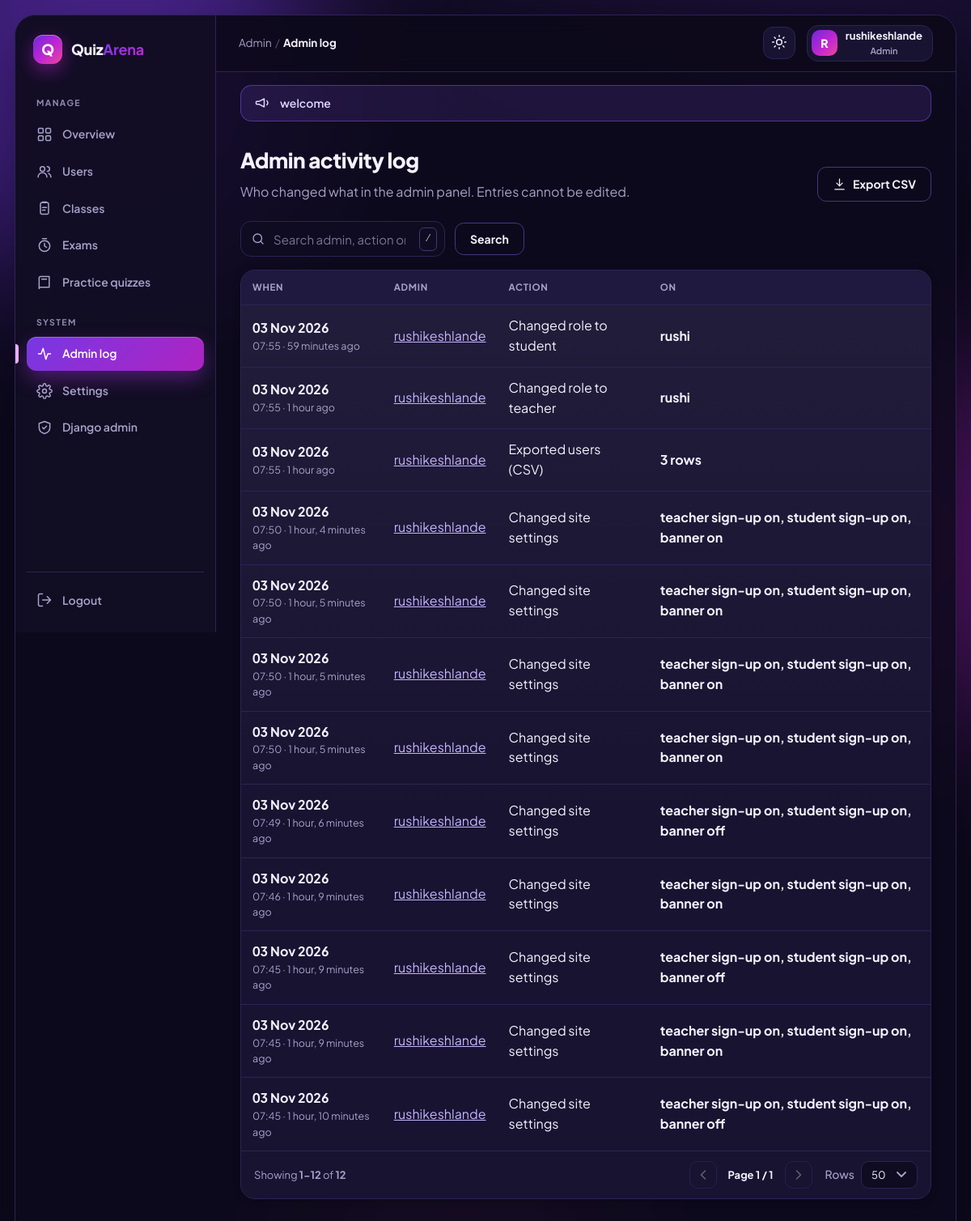
The page /panel/log/ (signed in) on the database its author committed.
### exams/models.py (models this page shows, shortened)
class SiteSetting(models.Model):
    allow_teacher_registration = models.BooleanField("Allow new teacher sign-ups", default=True)
    allow_student_registration = models.BooleanField("Allow new student sign-ups", default=True)
    announcement_active = models.BooleanField("Show the announcement banner", default=False)
    announcement_text = models.CharField("Announcement text", max_length=300, blank=True, default="")
    announcement_level = models.CharField(
        max_length=8, default="info", choices=[("info", "Info"), ("warn", "Warning"), ("ok", "Good news")],
    )

class AdminLog(models.Model):
    actor = models.ForeignKey(User, null=True, on_delete=models.SET_NULL, related_name="+")
    action = models.CharField(max_length=200)
    target = models.CharField(max_length=200, blank=True)
    created_at = models.DateTimeField(auto_now_add=True)
    class Meta:
        ordering = ["-id"]

### exams/panel_views.py (the view)
# urls.py: path("panel/log/", panel_views.panel_log, name="panel_log"),
@admin_required
def panel_log(request):
    entries, q = filtered_log(request)
    page, per_page, qs = get_page(request, entries, default_per_page=50)
    return render(request, "panel/log.html", {
        "page": page, "per_page": per_page, "per_page_choices": PER_PAGE_CHOICES, "qs": qs, "q": q,
    })

### exams/access.py (called while the page is built)
def is_admin(user):
    return user.is_authenticated and (user.is_superuser or in_group(user, "Admins"))

def can_create_ai_quiz(user):
    if not user.is_authenticated:
        return False
    if is_admin(user) or is_teacher(user):
        return True
    return Enrollment.objects.filter(student=user, classroom__allow_ai_quiz=True).exists()

### exams/context_processors.py (called while the page is built)
def _announcement():
    from .models import SiteSetting  # imported here so this file loads before the apps are ready
    try:
        site = SiteSetting.objects.filter(pk=1).first()
    except Exception:  # table not created yet (before migrate)
        site = None
    if site and site.announcement_active and site.announcement_text.strip():
        return {"site_announcement": site.announcement_text.strip(), "site_announcement_level": site.announcement_level}
    return {"site_announcement": "", "site_announcement_level": "info"}

### exams/logic.py (called while the page is built)
def nav_section(url_name, is_teacher):
    return NAV_SECTIONS.get(url_name or "", "")

### exams/panel_views.py (called while the page is built)
def admin_required(view):
    @wraps(view)
    def wrapper(request, *args, **kwargs):
        if not request.user.is_authenticated:
            return redirect(f"{reverse('login')}?next={request.path}")
        if not is_admin(request.user):
            messages.error(request, "That page is only for admins.")
            return redirect("quiz_list")
        return view(request, *args, **kwargs)
    return wrapper

def get_page(request, items, default_per_page=DEFAULT_PER_PAGE):
    try:
        per_page = int(request.GET.get("per_page") or default_per_page)
    except ValueError:
        per_page = default_per_page
    if per_page not in PER_PAGE_CHOICES:
        per_page = default_per_page
    page = Paginator(items, per_page).get_page(request.GET.get("page"))
    params = request.GET.copy()
    params.pop("page", None)
    return page, per_page, params.urlencode()

def filtered_log(request):
    q = (request.GET.get("q") or "").strip()
    entries = AdminLog.objects.select_related("actor")
    if q:
        entries = entries.filter(Q(action__icontains=q) | Q(target__icontains=q) | Q(actor__username__icontains=q))
    return entries, q

### exams/templates/panel/log.html (shortened to what this page needs)
{% extends "base.html" %}
{% block page_title %}Admin log{% endblock %}
{% block content %}
<div class="page-head">
  <div><h1>Admin activity log</h1><p class="page-sub">Who changed what in the admin panel. Entries cannot be edited.</p></div>
  <div class="head-actions"><a class="btn btn-ghost" href="{% url 'panel_log_export' %}?{{ request.GET.urlencode }}">{% include "components/icon.html" with name="download" %}Export CSV</a></div>
</div>
<div class="filters">
  <form method="get" class="filters" style="margin:0">
    <div class="search">{% include "components/icon.html" with name="search" %}<input type="search" name="q" value="{{ q }}" placeholder="Search admin, action or target" data-search><kbd>/</kbd></div>
    <button class="btn btn-ghost" type="submit">Search</button>
  </form>
</div>
<div class="dtable-wrap"><div class="dtable-scroll">
<table class="dtable">
  <thead><tr><th>When</th><th>Admin</th><th>Action</th><th>On</th></tr></thead>
  <tbody>
  {% for e in page.object_list %}
    <tr>
      <td><div class="num">{{ e.created_at|date:"d M Y" }}</div><div class="cell-sub">{{ e.created_at|date:"H:i" }} &middot; {{ e.created_at|timesince }} ago</div></td>
      <td>{% if e.actor %}<a href="{% url 'panel_user_detail' e.actor_id %}">{{ e.actor.username }}</a>{% else %}<span class="muted">(deleted)</span>{% endif %}</td>
      <td>{{ e.action }}</td><td class="cell-title">{{ e.target }}</td>
    </tr>
  {% empty %}<tr><td colspan="4" class="empty">{% include "components/empty_state.html" with title="No admin actions yet" text="Every change an admin makes is recorded here." %}</td></tr>{% endfor %}
  </tbody>
</table></div>
{% include "components/pagination.html" %}
</div>
{% endblock %}

### templates/components/topbar_right.html (shortened to what this page needs)
<button class="icon-btn theme-btn" type="button" data-theme-toggle aria-label="Switch light or dark theme" title="Switch theme">
  <span class="when-dark">{% include "components/icon.html" with name="sun" %}</span><span class="when-light">{% include "components/icon.html" with name="moon" %}</span>
</button>
<div class="profile">
  <button class="profile-btn" id="profile-btn" type="button" aria-haspopup="true" aria-expanded="false">
    <span class="avatar">{{ initial }}</span>
    <span class="profile-text"><span class="profile-name" style="display:block">{{ display_name }}</span><span class="profile-role">{% if is_admin %}Admin{% elif is_teacher %}Teacher{% else %}Student{% endif %}</span></span>
  </button>
</div>

### templates/components/announcement.html
{% if site_announcement %}<div class="announce announce-{{ site_announcement_level }}" role="status">{% include "components/icon.html" with name="megaphone" %}<span>{{ site_announcement }}</span></div>{% endif %}

### rows shown on the page
SiteSetting: announcement_text "welcome"
AdminLog: created_at "03 Nov 2026", created_at "07:55", created_at "59 minutes", actor.username "rushikeshlande", action "Changed role to student", target "rushi"
AdminLog: created_at "03 Nov 2026", created_at "07:55", created_at "1 hour", actor.username "rushikeshlande", action "Changed role to teacher", target "rushi"
AdminLog: created_at "03 Nov 2026", created_at "07:55", created_at "1 hour", actor.username "rushikeshlande", action "Exported users (CSV)", target "3 rows"
AdminLog: created_at "03 Nov 2026", created_at "07:50", created_at "1 hour, 4 minutes", actor.username "rushikeshlande", action "Changed site settings", target "teacher sign-up on, student sign-up on, banner on"
AdminLog: created_at "03 Nov 2026", created_at "07:50", created_at "1 hour, 5 minutes", actor.username "rushikeshlande", action "Changed site settings", target "teacher sign-up on, student sign-up on, banner on"
AdminLog: created_at "03 Nov 2026", created_at "07:50", created_at "1 hour, 5 minutes", actor.username "rushikeshlande", action "Changed site settings", target "teacher sign-up on, student sign-up on, banner on"
AdminLog: created_at "03 Nov 2026", created_at "07:50", created_at "1 hour, 5 minutes", actor.username "rushikeshlande", action "Changed site settings", target "teacher sign-up on, student sign-up on, banner on"
AdminLog: created_at "03 Nov 2026", created_at "07:49", created_at "1 hour, 6 minutes", actor.username "rushikeshlande", action "Changed site settings", target "teacher sign-up on, student sign-up on, banner off"
AdminLog: created_at "03 Nov 2026", created_at "07:46", created_at "1 hour, 9 minutes", actor.username "rushikeshlande", action "Changed site settings", target "teacher sign-up on, student sign-up on, banner on"
AdminLog: created_at "03 Nov 2026", created_at "07:45", created_at "1 hour, 9 minutes", actor.username "rushikeshlande", action "Changed site settings", target "teacher sign-up on, student sign-up on, banner off"
AdminLog: created_at "03 Nov 2026", created_at "07:45", created_at "1 hour, 9 minutes", actor.username "rushikeshlande", action "Changed site settings", target "teacher sign-up on, student sign-up on, banner on"
AdminLog: created_at "03 Nov 2026", created_at "07:45", created_at "1 hour, 10 minutes", actor.username "rushikeshlande", action "Changed site settings", target "teacher sign-up on, student sign-up on, banner off"

### other values the page prints
{{ initial }} "R"
{{ display_name }} "rushikeshlande"
{{ page.start_index }} "1"
{{ page.end_index }} "12"
{{ page.paginator.count }} "12"
{{ page.number }} "1"
{{ page.paginator.num_pages }} "1"
form field per_page "50"
